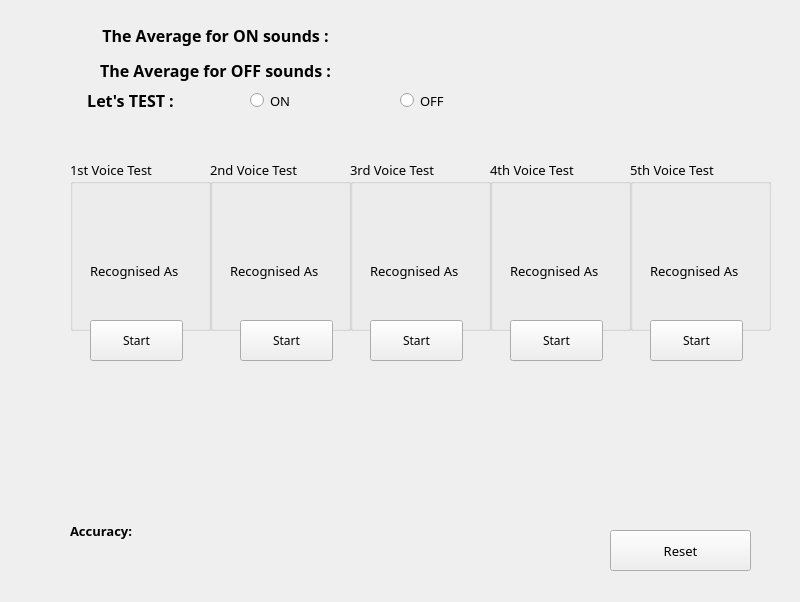
<?xml version="1.0" encoding="UTF-8"?>
<ui version="4.0">
 <class>MainWindow</class>
 <widget class="QMainWindow" name="MainWindow">
  <property name="geometry">
   <rect>
    <x>0</x>
    <y>0</y>
    <width>800</width>
    <height>602</height>
   </rect>
  </property>
  <property name="windowTitle">
   <string>MainWindow</string>
  </property>
  <widget class="QWidget" name="centralwidget">
   <widget class="QLabel" name="labelAvgOn">
    <property name="geometry">
     <rect>
      <x>80</x>
      <y>20</y>
      <width>271</width>
      <height>31</height>
     </rect>
    </property>
    <property name="font">
     <font>
      <family>Franklin Gothic Book</family>
      <pointsize>12</pointsize>
      <weight>75</weight>
      <bold>true</bold>
     </font>
    </property>
    <property name="text">
     <string>The Average for ON sounds :</string>
    </property>
    <property name="alignment">
     <set>Qt::AlignCenter</set>
    </property>
   </widget>
   <widget class="QLabel" name="labelAvgOff">
    <property name="geometry">
     <rect>
      <x>80</x>
      <y>60</y>
      <width>271</width>
      <height>21</height>
     </rect>
    </property>
    <property name="font">
     <font>
      <family>Franklin Gothic Book</family>
      <pointsize>12</pointsize>
      <weight>75</weight>
      <bold>true</bold>
     </font>
    </property>
    <property name="text">
     <string>The Average for OFF sounds :</string>
    </property>
    <property name="alignment">
     <set>Qt::AlignCenter</set>
    </property>
   </widget>
   <widget class="QLabel" name="picSpeak">
    <property name="geometry">
     <rect>
      <x>570</x>
      <y>10</y>
      <width>221</width>
      <height>101</height>
     </rect>
    </property>
    <property name="text">
     <string/>
    </property>
    <property name="pixmap">
     <pixmap>speech-recognition.png</pixmap>
    </property>
    <property name="scaledContents">
     <bool>true</bool>
    </property>
   </widget>
   <widget class="QGroupBox" name="groupBox1">
    <property name="geometry">
     <rect>
      <x>70</x>
      <y>160</y>
      <width>141</width>
      <height>171</height>
     </rect>
    </property>
    <property name="font">
     <font>
      <family>Franklin Gothic Book</family>
      <pointsize>10</pointsize>
      <weight>50</weight>
      <bold>false</bold>
     </font>
    </property>
    <property name="title">
     <string>1st Voice Test</string>
    </property>
    <widget class="QLabel" name="picVoice1">
     <property name="geometry">
      <rect>
       <x>30</x>
       <y>30</y>
       <width>81</width>
       <height>61</height>
      </rect>
     </property>
     <property name="text">
      <string/>
     </property>
     <property name="pixmap">
      <pixmap>recording-ico.png</pixmap>
     </property>
     <property name="scaledContents">
      <bool>true</bool>
     </property>
    </widget>
    <widget class="QLabel" name="label">
     <property name="geometry">
      <rect>
       <x>20</x>
       <y>100</y>
       <width>111</width>
       <height>21</height>
      </rect>
     </property>
     <property name="text">
      <string>Recognised As</string>
     </property>
    </widget>
    <widget class="QLabel" name="labelAnswer1">
     <property name="geometry">
      <rect>
       <x>10</x>
       <y>120</y>
       <width>111</width>
       <height>41</height>
      </rect>
     </property>
     <property name="font">
      <font>
       <weight>75</weight>
       <bold>true</bold>
      </font>
     </property>
     <property name="text">
      <string/>
     </property>
     <property name="alignment">
      <set>Qt::AlignCenter</set>
     </property>
    </widget>
   </widget>
   <widget class="QGroupBox" name="groupBox2">
    <property name="geometry">
     <rect>
      <x>210</x>
      <y>160</y>
      <width>141</width>
      <height>171</height>
     </rect>
    </property>
    <property name="font">
     <font>
      <family>Franklin Gothic Book</family>
      <pointsize>10</pointsize>
     </font>
    </property>
    <property name="title">
     <string>2nd Voice Test</string>
    </property>
    <widget class="QLabel" name="picVoice1_2">
     <property name="geometry">
      <rect>
       <x>20</x>
       <y>30</y>
       <width>81</width>
       <height>61</height>
      </rect>
     </property>
     <property name="text">
      <string/>
     </property>
     <property name="pixmap">
      <pixmap>recording-ico.png</pixmap>
     </property>
     <property name="scaledContents">
      <bool>true</bool>
     </property>
    </widget>
    <widget class="QLabel" name="label_3">
     <property name="geometry">
      <rect>
       <x>20</x>
       <y>100</y>
       <width>111</width>
       <height>21</height>
      </rect>
     </property>
     <property name="text">
      <string>Recognised As</string>
     </property>
    </widget>
    <widget class="QLabel" name="labelAnswer2">
     <property name="geometry">
      <rect>
       <x>10</x>
       <y>120</y>
       <width>111</width>
       <height>41</height>
      </rect>
     </property>
     <property name="font">
      <font>
       <weight>75</weight>
       <bold>true</bold>
      </font>
     </property>
     <property name="text">
      <string/>
     </property>
     <property name="alignment">
      <set>Qt::AlignCenter</set>
     </property>
    </widget>
   </widget>
   <widget class="QGroupBox" name="groupBox3">
    <property name="geometry">
     <rect>
      <x>350</x>
      <y>160</y>
      <width>141</width>
      <height>171</height>
     </rect>
    </property>
    <property name="font">
     <font>
      <family>Franklin Gothic Book</family>
      <pointsize>10</pointsize>
     </font>
    </property>
    <property name="title">
     <string>3rd Voice Test</string>
    </property>
    <widget class="QLabel" name="picVoice1_3">
     <property name="geometry">
      <rect>
       <x>20</x>
       <y>30</y>
       <width>81</width>
       <height>61</height>
      </rect>
     </property>
     <property name="text">
      <string/>
     </property>
     <property name="pixmap">
      <pixmap>recording-ico.png</pixmap>
     </property>
     <property name="scaledContents">
      <bool>true</bool>
     </property>
    </widget>
    <widget class="QLabel" name="label_5">
     <property name="geometry">
      <rect>
       <x>20</x>
       <y>100</y>
       <width>111</width>
       <height>21</height>
      </rect>
     </property>
     <property name="text">
      <string>Recognised As</string>
     </property>
    </widget>
    <widget class="QLabel" name="labelAnswer3">
     <property name="geometry">
      <rect>
       <x>10</x>
       <y>120</y>
       <width>111</width>
       <height>41</height>
      </rect>
     </property>
     <property name="font">
      <font>
       <weight>75</weight>
       <bold>true</bold>
      </font>
     </property>
     <property name="text">
      <string/>
     </property>
     <property name="alignment">
      <set>Qt::AlignCenter</set>
     </property>
    </widget>
   </widget>
   <widget class="QGroupBox" name="groupBox4">
    <property name="geometry">
     <rect>
      <x>490</x>
      <y>160</y>
      <width>141</width>
      <height>171</height>
     </rect>
    </property>
    <property name="font">
     <font>
      <family>Franklin Gothic Book</family>
      <pointsize>10</pointsize>
     </font>
    </property>
    <property name="title">
     <string>4th Voice Test</string>
    </property>
    <widget class="QLabel" name="picVoice1_4">
     <property name="geometry">
      <rect>
       <x>20</x>
       <y>30</y>
       <width>81</width>
       <height>61</height>
      </rect>
     </property>
     <property name="text">
      <string/>
     </property>
     <property name="pixmap">
      <pixmap>recording-ico.png</pixmap>
     </property>
     <property name="scaledContents">
      <bool>true</bool>
     </property>
    </widget>
    <widget class="QLabel" name="label_7">
     <property name="geometry">
      <rect>
       <x>20</x>
       <y>100</y>
       <width>111</width>
       <height>21</height>
      </rect>
     </property>
     <property name="text">
      <string>Recognised As</string>
     </property>
    </widget>
    <widget class="QLabel" name="labelAnswer4">
     <property name="geometry">
      <rect>
       <x>10</x>
       <y>120</y>
       <width>111</width>
       <height>41</height>
      </rect>
     </property>
     <property name="font">
      <font>
       <weight>75</weight>
       <bold>true</bold>
      </font>
     </property>
     <property name="text">
      <string/>
     </property>
     <property name="alignment">
      <set>Qt::AlignCenter</set>
     </property>
    </widget>
   </widget>
   <widget class="QGroupBox" name="groupBox4_2">
    <property name="geometry">
     <rect>
      <x>630</x>
      <y>160</y>
      <width>141</width>
      <height>171</height>
     </rect>
    </property>
    <property name="font">
     <font>
      <family>Franklin Gothic Book</family>
      <pointsize>10</pointsize>
     </font>
    </property>
    <property name="title">
     <string>5th Voice Test</string>
    </property>
    <widget class="QLabel" name="picVoice1_5">
     <property name="geometry">
      <rect>
       <x>20</x>
       <y>30</y>
       <width>81</width>
       <height>61</height>
      </rect>
     </property>
     <property name="text">
      <string/>
     </property>
     <property name="pixmap">
      <pixmap>recording-ico.png</pixmap>
     </property>
     <property name="scaledContents">
      <bool>true</bool>
     </property>
    </widget>
    <widget class="QLabel" name="label_10">
     <property name="geometry">
      <rect>
       <x>20</x>
       <y>100</y>
       <width>111</width>
       <height>21</height>
      </rect>
     </property>
     <property name="text">
      <string>Recognised As</string>
     </property>
    </widget>
    <widget class="QLabel" name="labelAnswer5">
     <property name="geometry">
      <rect>
       <x>10</x>
       <y>120</y>
       <width>111</width>
       <height>41</height>
      </rect>
     </property>
     <property name="font">
      <font>
       <weight>75</weight>
       <bold>true</bold>
      </font>
     </property>
     <property name="text">
      <string/>
     </property>
     <property name="alignment">
      <set>Qt::AlignCenter</set>
     </property>
    </widget>
   </widget>
   <widget class="QRadioButton" name="radioButtonON">
    <property name="geometry">
     <rect>
      <x>250</x>
      <y>80</y>
      <width>101</width>
      <height>41</height>
     </rect>
    </property>
    <property name="font">
     <font>
      <family>Franklin Gothic Book</family>
      <pointsize>10</pointsize>
     </font>
    </property>
    <property name="text">
     <string>ON</string>
    </property>
   </widget>
   <widget class="QRadioButton" name="radioButtonOFF">
    <property name="geometry">
     <rect>
      <x>400</x>
      <y>80</y>
      <width>101</width>
      <height>41</height>
     </rect>
    </property>
    <property name="font">
     <font>
      <family>Franklin Gothic Book</family>
      <pointsize>10</pointsize>
     </font>
    </property>
    <property name="text">
     <string>OFF</string>
    </property>
   </widget>
   <widget class="QLabel" name="labelAvgOff_2">
    <property name="geometry">
     <rect>
      <x>50</x>
      <y>90</y>
      <width>161</width>
      <height>20</height>
     </rect>
    </property>
    <property name="font">
     <font>
      <family>Franklin Gothic Book</family>
      <pointsize>12</pointsize>
      <weight>75</weight>
      <bold>true</bold>
     </font>
    </property>
    <property name="text">
     <string>Let's TEST :</string>
    </property>
    <property name="alignment">
     <set>Qt::AlignCenter</set>
    </property>
   </widget>
   <widget class="QLabel" name="label_2">
    <property name="geometry">
     <rect>
      <x>70</x>
      <y>520</y>
      <width>81</width>
      <height>21</height>
     </rect>
    </property>
    <property name="font">
     <font>
      <family>Franklin Gothic Book</family>
      <pointsize>10</pointsize>
      <weight>75</weight>
      <bold>true</bold>
     </font>
    </property>
    <property name="text">
     <string>Accuracy:</string>
    </property>
   </widget>
   <widget class="QLabel" name="lblAccuracy">
    <property name="geometry">
     <rect>
      <x>170</x>
      <y>520</y>
      <width>81</width>
      <height>21</height>
     </rect>
    </property>
    <property name="font">
     <font>
      <family>Franklin Gothic Book</family>
      <pointsize>10</pointsize>
     </font>
    </property>
    <property name="text">
     <string/>
    </property>
   </widget>
   <widget class="QPushButton" name="btnReset">
    <property name="geometry">
     <rect>
      <x>610</x>
      <y>530</y>
      <width>141</width>
      <height>41</height>
     </rect>
    </property>
    <property name="font">
     <font>
      <family>Franklin Gothic Book</family>
      <pointsize>10</pointsize>
     </font>
    </property>
    <property name="text">
     <string>Reset</string>
    </property>
    <property name="checkable">
     <bool>false</bool>
    </property>
   </widget>
   <widget class="QPushButton" name="btnStart1">
    <property name="geometry">
     <rect>
      <x>90</x>
      <y>320</y>
      <width>93</width>
      <height>41</height>
     </rect>
    </property>
    <property name="font">
     <font>
      <family>Franklin Gothic Book</family>
     </font>
    </property>
    <property name="text">
     <string>Start</string>
    </property>
   </widget>
   <widget class="QPushButton" name="btnStart2">
    <property name="geometry">
     <rect>
      <x>240</x>
      <y>320</y>
      <width>93</width>
      <height>41</height>
     </rect>
    </property>
    <property name="font">
     <font>
      <family>Franklin Gothic Book</family>
     </font>
    </property>
    <property name="text">
     <string>Start</string>
    </property>
   </widget>
   <widget class="QPushButton" name="btnStart3">
    <property name="geometry">
     <rect>
      <x>370</x>
      <y>320</y>
      <width>93</width>
      <height>41</height>
     </rect>
    </property>
    <property name="font">
     <font>
      <family>Franklin Gothic Book</family>
     </font>
    </property>
    <property name="text">
     <string>Start</string>
    </property>
   </widget>
   <widget class="QPushButton" name="btnStart4">
    <property name="geometry">
     <rect>
      <x>510</x>
      <y>320</y>
      <width>93</width>
      <height>41</height>
     </rect>
    </property>
    <property name="font">
     <font>
      <family>Franklin Gothic Book</family>
     </font>
    </property>
    <property name="text">
     <string>Start</string>
    </property>
   </widget>
   <widget class="QPushButton" name="btnStart5">
    <property name="geometry">
     <rect>
      <x>650</x>
      <y>320</y>
      <width>93</width>
      <height>41</height>
     </rect>
    </property>
    <property name="font">
     <font>
      <family>Franklin Gothic Book</family>
     </font>
    </property>
    <property name="text">
     <string>Start</string>
    </property>
   </widget>
   <widget class="QLabel" name="label_9">
    <property name="geometry">
     <rect>
      <x>40</x>
      <y>380</y>
      <width>731</width>
      <height>91</height>
     </rect>
    </property>
    <property name="text">
     <string/>
    </property>
    <property name="pixmap">
     <pixmap>Voice.png</pixmap>
    </property>
    <property name="scaledContents">
     <bool>true</bool>
    </property>
   </widget>
   <widget class="QLabel" name="label_4">
    <property name="geometry">
     <rect>
      <x>0</x>
      <y>-10</y>
      <width>811</width>
      <height>621</height>
     </rect>
    </property>
    <property name="autoFillBackground">
     <bool>false</bool>
    </property>
    <property name="frameShape">
     <enum>QFrame::NoFrame</enum>
    </property>
    <property name="frameShadow">
     <enum>QFrame::Plain</enum>
    </property>
    <property name="text">
     <string/>
    </property>
    <property name="pixmap">
     <pixmap>Telegram.png</pixmap>
    </property>
    <property name="scaledContents">
     <bool>true</bool>
    </property>
    <property name="wordWrap">
     <bool>false</bool>
    </property>
   </widget>
   <widget class="QLabel" name="labelAvgOn_2">
    <property name="geometry">
     <rect>
      <x>350</x>
      <y>20</y>
      <width>271</width>
      <height>31</height>
     </rect>
    </property>
    <property name="font">
     <font>
      <family>Franklin Gothic Book</family>
      <pointsize>12</pointsize>
      <weight>75</weight>
      <bold>true</bold>
     </font>
    </property>
    <property name="text">
     <string/>
    </property>
    <property name="alignment">
     <set>Qt::AlignCenter</set>
    </property>
   </widget>
   <widget class="QLabel" name="labelAvgOn_3">
    <property name="geometry">
     <rect>
      <x>360</x>
      <y>50</y>
      <width>271</width>
      <height>31</height>
     </rect>
    </property>
    <property name="font">
     <font>
      <family>Franklin Gothic Book</family>
      <pointsize>12</pointsize>
      <weight>75</weight>
      <bold>true</bold>
     </font>
    </property>
    <property name="text">
     <string/>
    </property>
    <property name="alignment">
     <set>Qt::AlignCenter</set>
    </property>
   </widget>
   <zorder>label_4</zorder>
   <zorder>labelAvgOn</zorder>
   <zorder>labelAvgOff</zorder>
   <zorder>picSpeak</zorder>
   <zorder>groupBox1</zorder>
   <zorder>groupBox2</zorder>
   <zorder>groupBox3</zorder>
   <zorder>groupBox4</zorder>
   <zorder>groupBox4_2</zorder>
   <zorder>radioButtonON</zorder>
   <zorder>radioButtonOFF</zorder>
   <zorder>labelAvgOff_2</zorder>
   <zorder>label_2</zorder>
   <zorder>lblAccuracy</zorder>
   <zorder>btnReset</zorder>
   <zorder>btnStart1</zorder>
   <zorder>btnStart2</zorder>
   <zorder>btnStart3</zorder>
   <zorder>btnStart4</zorder>
   <zorder>btnStart5</zorder>
   <zorder>label_9</zorder>
   <zorder>labelAvgOn_2</zorder>
   <zorder>labelAvgOn_3</zorder>
  </widget>
 </widget>
 <resources/>
 <connections/>
</ui>
